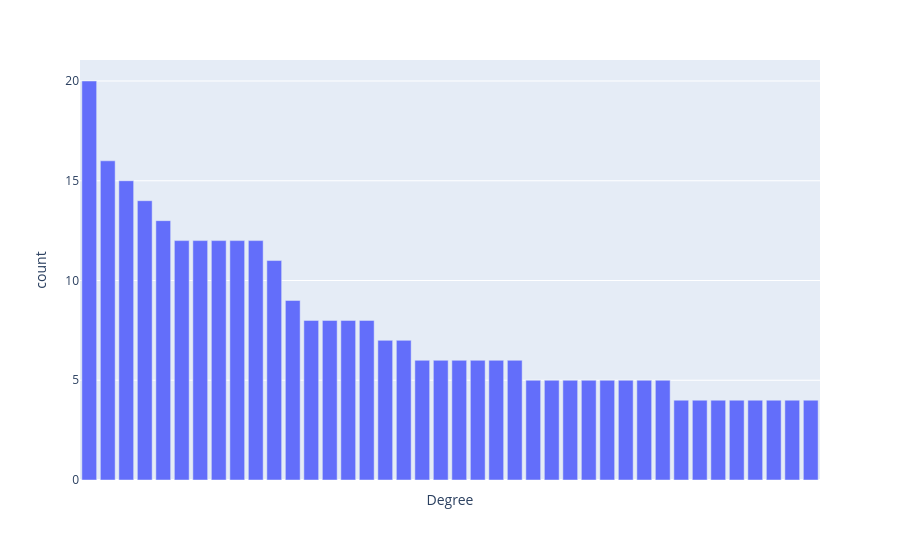

Notebook code cell kept with this figure:
### Markdown cell above
## Displaying data

### Code cell
import plotly.express as px
fig = px.bar(sorted_degrees[:40], x="degree", y="count", labels={'degree':'Degree'})
fig.update_xaxes(showticklabels=False) # we hide x labels because it takes too much room. We can see school names by hovering bars
fig.show()

### Figure 1 — Plotly figure (JSON) as saved in the notebook; plotly's stock layout.template omitted (floating-point values rounded to 4 significant figures)
{"data": [{"alignmentgroup": "True", "hovertemplate": "Degree=%{x}<br>count=%{y}<extra></extra>", "legendgroup": "", "marker": {"color": "#636efa", "pattern": {"shape": ""}}, "name": "", "offsetgroup": "", "orientation": "v", "showlegend": false, "textposition": "auto", "type": "bar", "x": ["Master's degree, Statistics", "Master of Science - MS, Data Science", "Master's degree, Data Science", "Master of Science - MS, Business Analytics", "Master's degree, Computer Science", "Doctor of Philosophy (Ph.D.), Statistics", "Bachelor's degree, Computer Science", "High School Diploma", "Doctor of Philosophy - PhD, Statistics", "Master of Science - MS, Computer Science", "Bachelor of Science - BS, Mathematics", "Bachelor of Science - BS, Computer Science", "Doctor of Philosophy (PhD), Statistics", "Bachelor's degree, Mathematics", "Master's degree, Business Analytics", "Bachelor of Science - BS, Statistics", "Bachelor's degree, Economics", "Bachelor's degree, Statistics", "High School", "PhD, Statistics", "Master's Degree, Statistics", "Master’s Degree, Statistics", "Bachelor's degree, Applied Mathematics", "Bachelor's degree, Industrial Engineering", "Doctor of Philosophy (Ph.D.), Computer Science", "Bachelor of Science (BSc), Economics", "Master of Science (MS), Statistics", "Master of Arts (M.A.), Statistics", "Doctor of Philosophy - PhD, Computer Science", "Master of Science - MS, Applied Data Science", "Bachelor of Science (B.S.), Physics", "Bachelor's Degree, Mathematics", "Bachelor's Degree, Computer Science", "Master's degree, Economics", "Master’s Degree, Mathematics", "Bachelor of Engineering - BE, Computer Science", "Doctor of Philosophy (Ph.D.), Physics", "Doctor of Philosophy - PhD, Mathematics", "Master of Business Administration - MBA", "Bachelor’s Degree, Mathematics"], "xaxis": "x", "y": [20, 16, 15, 14, 13, 12, 12, 12, 12, 12, 11, 9, 8, 8, 8, 8, 7, 7, 6, 6, 6, 6, 6, 6, 5, 5, 5, 5, 5, 5, 5, 5, 4, 4, 4, 4, 4, 4, 4, 4], "yaxis": "y"}], "layout": {"barmode": "relative", "legend": {"tracegroupgap": 0}, "margin": {"t": 60}, "xaxis": {"anchor": "y", "domain": [0, 1], "showticklabels": false, "title": {"text": "Degree"}}, "yaxis": {"anchor": "x", "domain": [0, 1], "title": {"text": "count"}}}}
